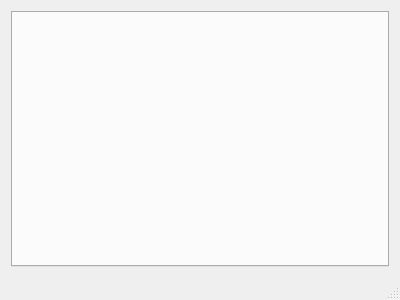
<?xml version="1.0" encoding="UTF-8"?>
<ui version="4.0">
 <class>MainWindow</class>
 <widget class="QMainWindow" name="MainWindow">
  <property name="enabled">
   <bool>true</bool>
  </property>
  <property name="geometry">
   <rect>
    <x>0</x>
    <y>0</y>
    <width>400</width>
    <height>300</height>
   </rect>
  </property>
  <property name="windowTitle">
   <string>Bareos Tray Monitor</string>
  </property>
  <property name="windowIcon">
   <iconset resource="../Resourcen.qrc">
    <normaloff>:/os_bar/ok.png</normaloff>:/os_bar/ok.png</iconset>
  </property>
  <widget class="QWidget" name="centralWidget">
   <layout class="QGridLayout" name="gridLayout">
    <item row="0" column="0">
     <widget class="QTabWidget" name="tabs">
      <property name="enabled">
       <bool>true</bool>
      </property>
      <property name="currentIndex">
       <number>-1</number>
      </property>
     </widget>
    </item>
   </layout>
  </widget>
  <widget class="QStatusBar" name="statusBar"/>
 </widget>
 <layoutdefault spacing="6" margin="11"/>
 <resources>
  <include location="../Resourcen.qrc"/>
 </resources>
 <connections/>
</ui>
